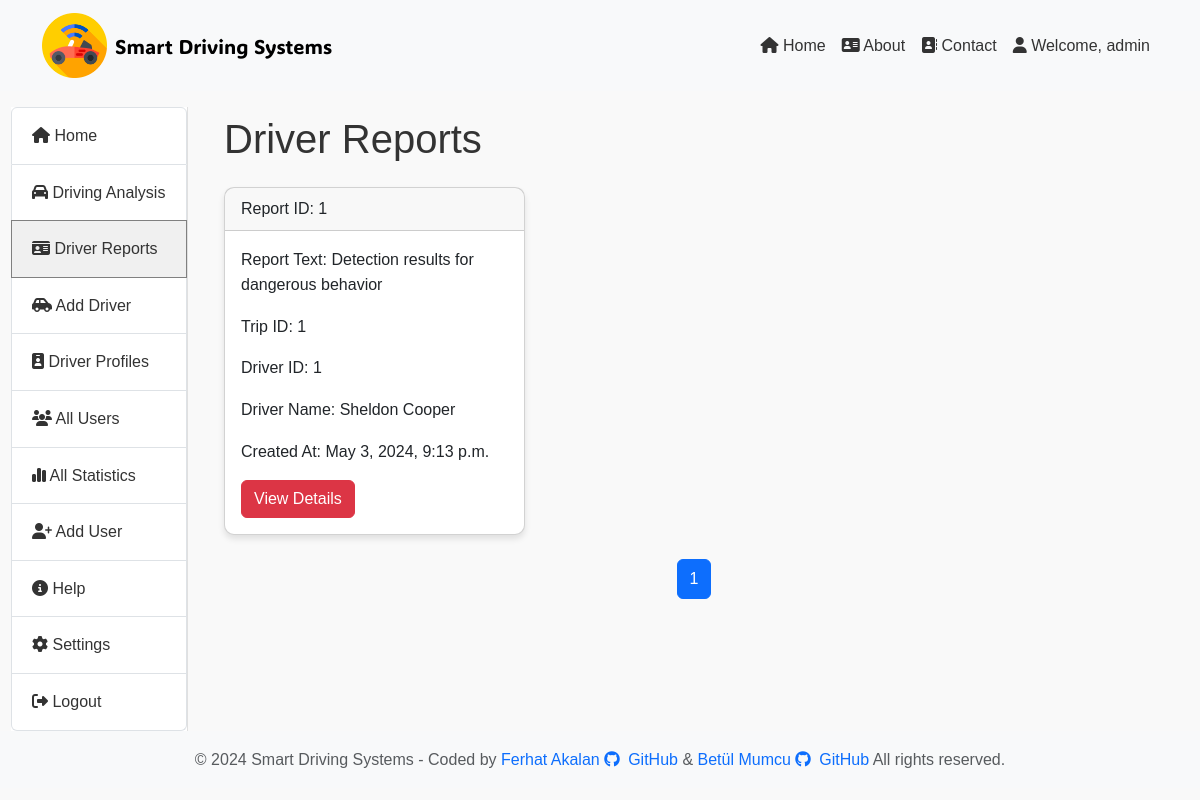
/report/driver-reports/ (signed in), run on an earlier commit of the app's database.
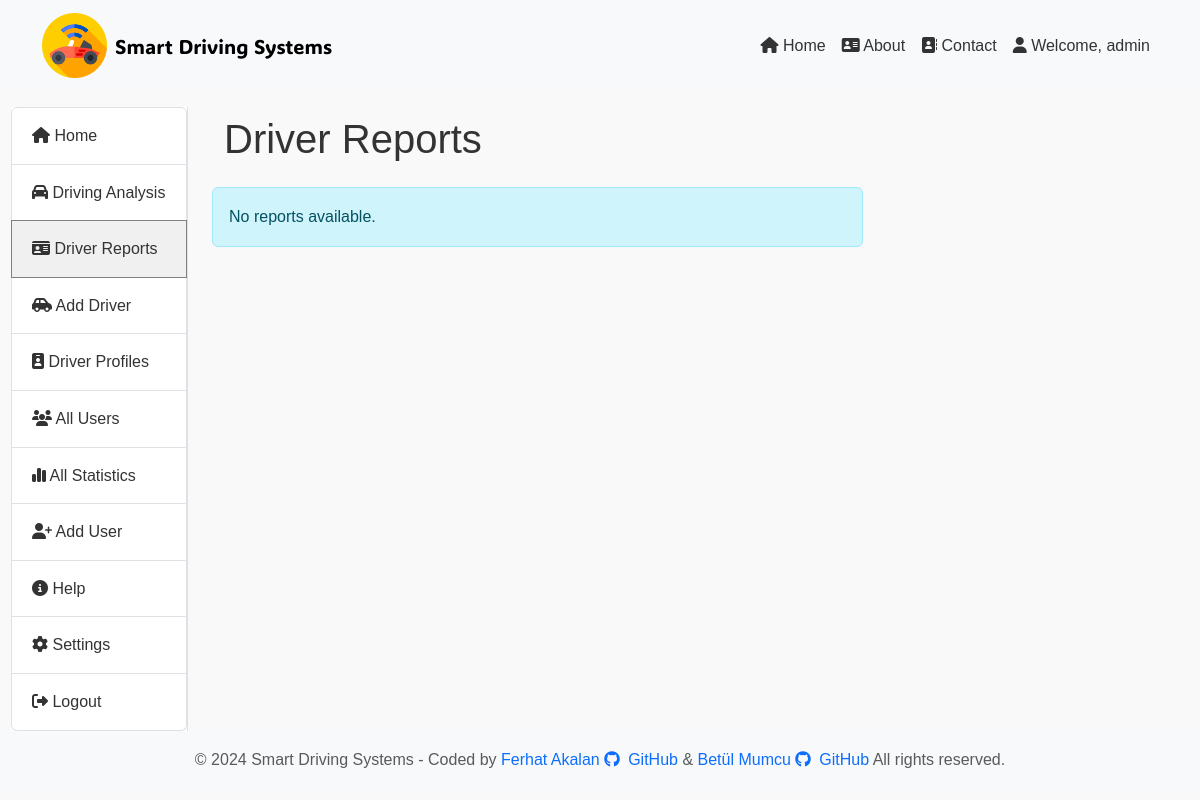
And on a later commit of the database.
### report/models.py (models this page shows, shortened)
class Reports(models.Model):
    user = models.ForeignKey(User, on_delete=models.CASCADE)
    driver = models.ForeignKey(Driver, on_delete=models.CASCADE)
    trip = models.ForeignKey(Trips, on_delete=models.CASCADE)
    report_text = models.TextField()
    car_inside_report_path = models.TextField()
    car_outside_report_path = models.TextField()
    created_at = models.DateTimeField(default=timezone.now)
    total_frames_inside = models.IntegerField()
    total_frames_outside = models.IntegerField()

class Trips(models.Model):
    driver = models.ForeignKey(Driver, on_delete=models.CASCADE)
    start_time = models.DateTimeField(null=True, blank=True)
    end_time = models.DateTimeField(null=True, blank=True)
    car_inside_file_path = models.TextField(null=True, blank=True)
    car_outside_file_path = models.TextField(null=True, blank=True)

class Driver(models.Model):
    user = models.ForeignKey(User, on_delete=models.CASCADE)
    driver_name = models.CharField(max_length=100)
    driver_surname = models.CharField(max_length=100)
    driver_licence = models.CharField(max_length=50, unique=True)
    driver_photo = models.ImageField(upload_to='driver_photos/', null=True, blank=True,
                                     help_text="Maximum 2MB and allowed formats: JPG, JPEG, PNG")
    created_at = models.DateTimeField(default=timezone.now)
    birth_date = models.DateField(null=True, blank=True)
    contact_number = models.CharField(max_length=20, null=True, blank=True)
    driver_email = models.EmailField(null=True, blank=True)

### report/views.py (the view)
# urls.py: path('driver-reports/', views.driver_reports, name='driver_reports'),
@login_required
def driver_reports(request, driver_id=None):
    if driver_id:
        driver = get_object_or_404(Driver, pk=driver_id)
        report_list = Reports.objects.filter(trip__driver=driver)
    else:
        report_list = Reports.objects.filter(trip__driver__user=request.user)
    report_list = report_list.order_by('-created_at')
    paginator = Paginator(report_list, 6)  # Sayfa başına 6 rapor
    page = request.GET.get('page')
    try:
        reports = paginator.page(page)
    except PageNotAnInteger:
        reports = paginator.page(1)
    except EmptyPage:
        reports = paginator.page(paginator.num_pages)
    return render(request, 'driver-reports.html', {'reports': reports})

### report/templates/driver-reports.html (shortened to what this page needs)
{% extends 'layout.html' %} {% block content %} {% load static %}
<div class="container">
  <h1 class="my-4">Driver Reports</h1>
  <div class="row">
    {% if reports %} {% for report in reports %}
    <div class="col-md-4">
      <div class="card mb-4">
        <div class="card-header">Report ID: {{ report.id }}</div>
        <div class="card-body">
          <p class="card-text">Report Text: {{ report.report_text }}</p>
          <p class="card-text">Trip ID: {{ report.trip.id }}</p>
          <p class="card-text">Driver ID: {{ report.driver.id }}</p>
          <p class="card-text">Driver Name: {{ report.driver.driver_name }} {{ report.driver.driver_surname }}</p>
          <p class="card-text">Created At: {{ report.created_at }}</p>
          <a
            href="{% url 'report_details' report.id  %}"
            class="btn btn-danger">View Details</a>
        </div>
      </div>
    </div>
    {% endfor %}
    <ul class="pagination justify-content-center">
      <li class="page-item active">
        <span class="page-link">{{ reports.number }}</span>
      </li>
    </ul>
    {% else %}
    <div class="col-md-8 alert alert-info" role="alert">
      No reports available.
    </div>
    {% endif %}
  </div>
</div>
{% endblock %}

### templates/layout.html (shortened to what this page needs)
{% load static %}
<!DOCTYPE html>
<html lang="en">
  <head>
    <link
      rel="stylesheet"
      href="https://cdnjs.cloudflare.com/ajax/libs/font-awesome/6.5.1/css/all.min.css"
    />
    <link
      href="https://cdn.jsdelivr.net/npm/bootstrap@5.3.3/dist/css/bootstrap.min.css"
      rel="stylesheet"
    />
  </head>
  <body>
    <header>
      {% include 'partials/_navbar.html' %}
    </header>
    <div class="container-fluid">
      <div class="row">
        {% if user.is_authenticated %}<div class="col-md-2">{% include 'partials/_sidebar.html' %}</div>{% endif %}
        <div class="{% if user.is_authenticated %}col-md-10{% else %}col-md-12{% endif %}">
          <div class="content">{% block content %}{% endblock %}</div>
        </div>
      </div>
    </div>
    {% include 'partials/_footer.html' %}
  </body>
</html>

### templates/partials/_navbar.html (shortened to what this page needs)
{% load static %}
<link rel="stylesheet" type="text/css" href="{% static 'css/style.css' %}" />
<nav class="navbar navbar-expand-lg navbar-light bg-light">
  <div class="container">
    <a class="navbar-brand d-flex align-items-center" href="/">
      <img src="{% static 'img/logo.png' %}" alt="Logo" width="65" />
      <span class="ms-2" style="font-family: 'FasterOne'; font-size: 1.25rem"
        >Smart Driving Systems</span
      >
    </a>
    <div class="collapse navbar-collapse" id="navbarNav">
      <ul class="navbar-nav ms-auto">
        <li class="nav-item">
          <a class="nav-link" href="/"><i class="fas fa-home"></i> Home</a>
        </li>
        <li class="nav-item">
          <a class="nav-link" href="{% url 'about' %}"
            ><i class="fas fa-address-card"></i> About</a
          >
        </li>
        <li class="nav-item">
          <a class="nav-link" href="{%url 'contact'%}"
            ><i class="fas fa-address-book"></i> Contact</a
          >
        </li>
        {% if user.is_authenticated %}
        <li class="nav-item">
          <a class="nav-link" href="{% url 'user_profile' %}"
            ><i class="fa-solid fa-user"></i> Welcome, {{ user.username }}</a
          >
        </li>
        {% endif %}
      </ul>
    </div>
  </div>
</nav>

### templates/partials/_sidebar.html (shortened to what this page needs)
    <div class="position-sticky top-0 start-0 mt-3">
      <div class="sidebar" style="cursor: pointer">
        <ul class="list-group">
          <li class="list-group-item nav-item-sidebar list-group-item-action {% if request.path == '/' %}active{% endif %}">
            <a class="sidebar-link" href="{% url 'home' %}"
              ><i class="fas fa-home"></i> Home</a
            >
          </li>
          <li class="list-group-item nav-item-sidebar list-group-item-action {% if '/upload/' in request.path %}active{% endif %}">
            <a href="{% url 'upload_file' %}"
              ><i class="fas fa-car"></i> Driving Analysis</a
            >
          </li>
          <li class="list-group-item nav-item-sidebar list-group-item-action {% if '/driver-reports/' in request.path %}active{% endif %}">
            <a href="{% url 'driver_reports' %}"><i class="fas fa-id-card"></i> Driver Reports</a>
          </li>
          <li class="list-group-item nav-item-sidebar list-group-item-action {% if '/add-driver/' in request.path %}active{% endif %}">
            <a href="{% url 'add_driver' %}"
              ><i class="fa-solid fa-car-side"></i> Add Driver</a
            >
          </li>
          <li class="list-group-item nav-item-sidebar list-group-item-action {% if '/drivers/' in request.path %}active{% endif %}">
            <a href="{% url 'driver_list' %}"
              ><i class="fa-solid fa-id-badge"></i> Driver Profiles</a
            >
          </li>
          <li
            class="list-group-item nav-item-sidebar list-group-item-action"
          >
            <a href="/"><i class="fa-solid fa-users"></i> All Users</a>
          </li>
          <li
            class="list-group-item nav-item-sidebar list-group-item-action"
          >
            <a href="/"
              ><i class="fa-solid fa-chart-simple"></i> All Statistics</a
            >
          </li>
          <li
            class="list-group-item nav-item-sidebar list-group-item-action"
          >
            <a href="/"><i class="fa-solid fa-user-plus"></i> Add User</a>
          </li>
          <li class="list-group-item nav-item-sidebar list-group-item-action {% if '/help/' in request.path %}active{% endif %}">
            <a href="{% url 'help' %}"><i class="fa-solid fa-circle-info"></i> Help</a>
          </li>
          <li class="list-group-item nav-item-sidebar list-group-item-action {% if '/settings/' in request.path %}active{% endif %}">
            <a href="{% url 'settings' %}"><i class="fa-solid fa-gear"></i> Settings</a>
          </li>
          <li
            class="list-group-item nav-item-sidebar list-group-item-action"
          >
            <a href="{% url 'user_logout' %}"
              ><i class="fa-solid fa-right-from-bracket"></i> Logout</a
            >
          </li>
        </ul>
      </div>
    </div>

### templates/partials/_footer.html
<footer class="footer py-3 bg-light">
  <div class="container text-center">
    <span class="text-muted">
      © {% now "Y" %} Smart Driving Systems - Coded by
      <a
        href="https://www.linkedin.com/in/ferhatakalan"
        target="_blank"
        rel="noopener noreferrer"
        class="text-decoration-none"
        >Ferhat Akalan</a
      >
      <a
        href="https://github.com/FerhatAkalan"
        target="_blank"
        rel="noopener noreferrer"
        class="text-decoration-none"
        ><i class="fab fa-github me-1"></i> GitHub</a
      >
      &
      <a
        href="https://www.linkedin.com/in/betulmumcu"
        target="_blank"
        rel="noopener noreferrer"
        class="text-decoration-none"
        >Betül Mumcu</a
      >
      <a
        href="https://github.com/betuullm"
        target="_blank"
        rel="noopener noreferrer"
        class="text-decoration-none"
        ><i class="fab fa-github me-1"></i> GitHub</a
      >
      All rights reserved.
    </span>
  </div>
</footer>

### static/css/style.css (style rules this page uses)
body { font-family: Arial, sans-serif; line-height: 1.6; background-color: #f9f9f9; color: #333; }

### templates/partials/_navbar.html (style rules this page uses)
.nav-link { color: #333 !important; }

### templates/partials/_sidebar.html (style rules this page uses)
.sidebar { line-height: 1.6; position: sticky; top: 0; left: 0; background-color: #ffffff; border-right: 1px solid #e0e0e0; margin-left: -1px; }
.sidebar ul { list-style: none; padding-left: 0; }
.sidebar ul li { padding: 15px 20px; }
.sidebar ul li a { color: #333; text-decoration: none; }
.list-group-item.active { background-color: #f0f0f0; border-color: gray; }

### report/templates/driver-reports.html (style rules this page uses)
body { font-family: Arial, sans-serif; line-height: 1.6; background-color: #f9f9f9; color: #333; }

What changed in the data, as far as the page shows it:
removed Reports: id "1", report_text "Detection results for dangerous behavior", trip.id "1", driver.id "1", driver.driver_name "Sheldon", driver.driver_surname "Cooper", created_at "May 3, 2024, 9:13 p.m."
Also different on the page:
{{ reports.number }}: "1" → (not shown)
text now shown: "No reports available."
